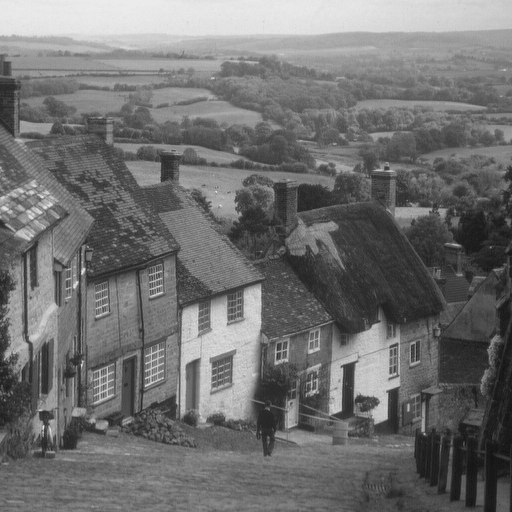
#> input picture Trabalho 1/imgs/city.png, 512 x 512 px, found by its file name
$ python trab1.8.py
#> lines starting #> are read from the running program, lines starting #| are printed output that depends on the picture
import numpy as np
import cv2

path = '/home/daniel/Documents/Unicamp/IC/MC920/Trabalho 1/imgs/city.png'
image = cv2.imread(path, cv2.IMREAD_GRAYSCALE)
#> image is the input picture: shape (512, 512); min 16, max 235, mean 112.2

# converting image to [0,255]
min_val = np.min(image)
#> min_val = 16
max_val = np.max(image)
#> max_val = 235
image = (image - min_val) / (max_val - min_val)
image = (image * 255).astype(np.uint8)

# applying convertion to [100,200]
image_transf = np.clip(image, 100, 200)
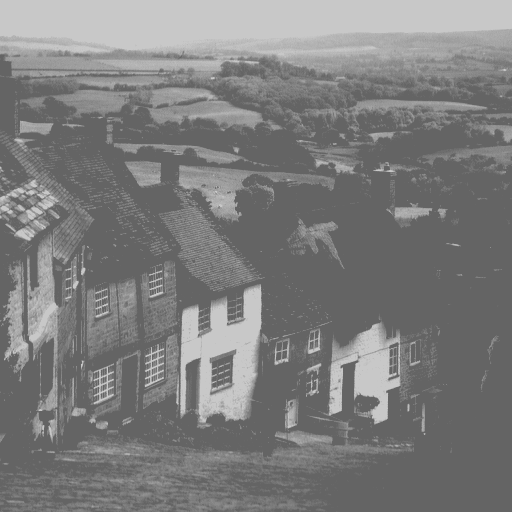
#> image_transf: shape (512, 512); min 100, max 200, mean 125.1
image_transf = cv2.equalizeHist(image_transf)
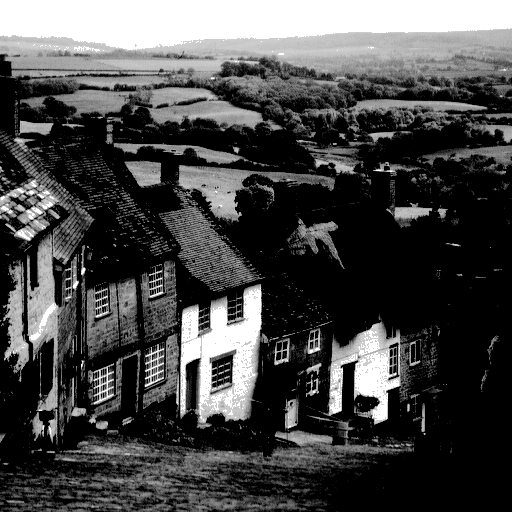
#> image_transf: shape (512, 512); min 0, max 255, mean 71.9

# negative
image_neg = - image + 255
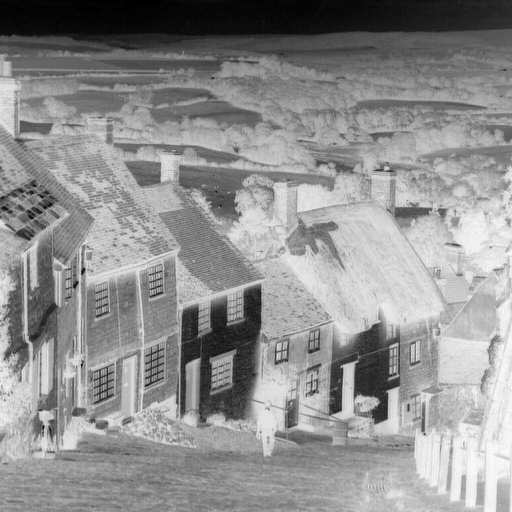
#> image_neg: shape (512, 512); min 0, max 255, mean 143.5

# inversion of the even lines of the image
img_inv_even = image.copy()
img_inv_even[::2] = np.flip(img_inv_even[::2], axis=1)
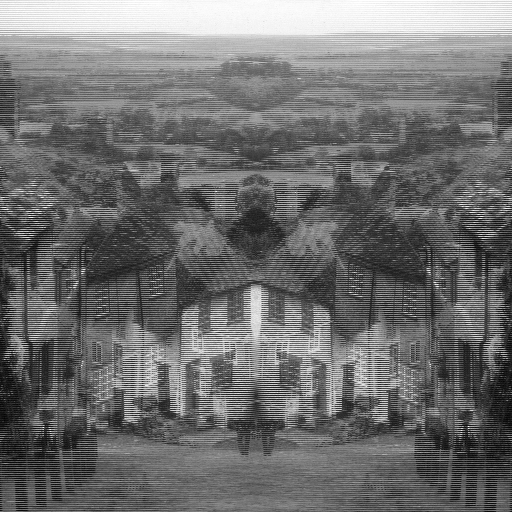
#> img_inv_even: shape (512, 512); min 0, max 255, mean 111.5

# mirroring the superior half of the image
img_mirror_sup = image.copy()
img_mirror_sup[image.shape[0]//2:,:] = np.flip(image[0:image.shape[0]//2,:], axis=0)
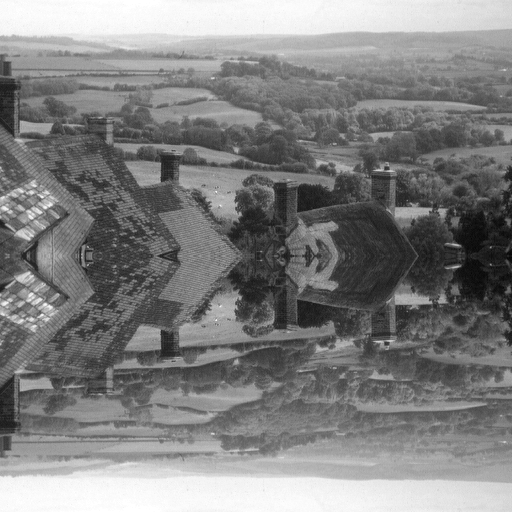
#> img_mirror_sup: shape (512, 512); min 6, max 255, mean 128.1

# vertical mirroring
img_mirror_inf = image.copy()
img_mirror_inf= np.flip(image, axis=0)
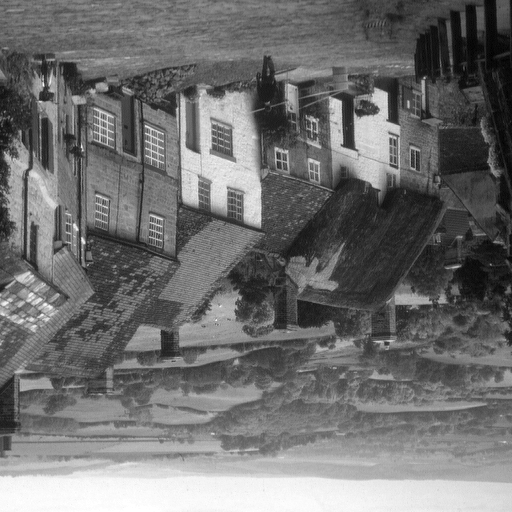
#> img_mirror_inf: shape (512, 512); min 0, max 255, mean 111.5

# showing images
cv2.imshow('Original', image)
cv2.imshow('Negative', image_neg)
cv2.imshow('Transformed', image_transf)
cv2.imshow('Even lines', img_inv_even)
cv2.imshow('Mirror superior', img_mirror_sup)
cv2.imshow('Mirror inferior', img_mirror_inf)
cv2.imwrite('img_neg.png', image_neg)
cv2.imwrite('img_inv_even.png', img_inv_even)
cv2.imwrite('img_mirror_sup.png', img_mirror_sup)
cv2.imwrite('img_mirror_inf.png', img_mirror_inf)
cv2.imwrite('img_transf.png', image_transf)

cv2.waitKey(0)
cv2.destroyAllWindows()

$ run again, with Trabalho 1/imgs/baboon_colorida.png copied over Trabalho 1/imgs/city.png
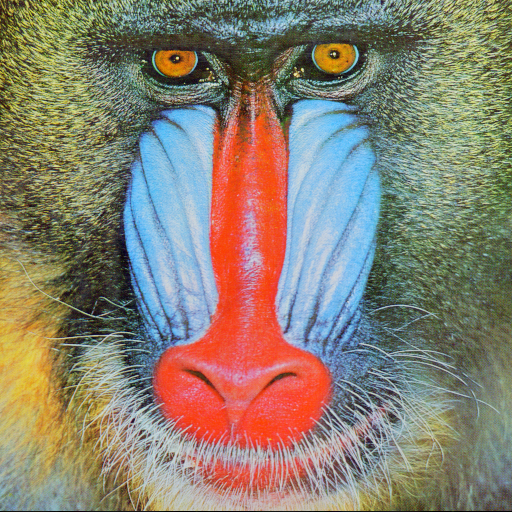
#> input picture Trabalho 1/imgs/baboon_colorida.png, 512 x 512 px, found by its file name
#> `image = cv2.imread(path, cv2.IMREAD_GRAYSCALE)`:
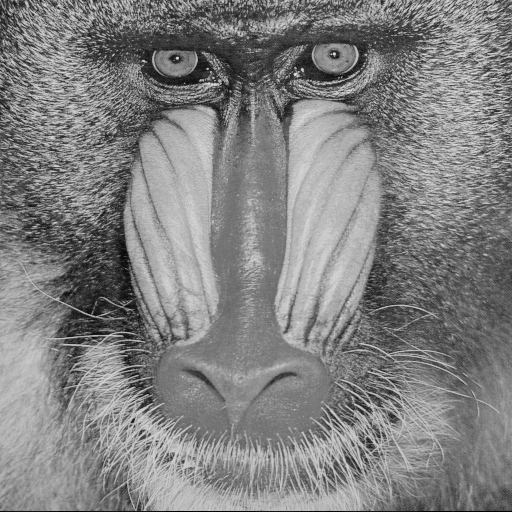
#> image: shape (512, 512); min 0, max 230, mean 129.1
#> min_val = 0
#> max_val = 230
#> `img_mirror_inf= np.flip(image, axis=0)`:
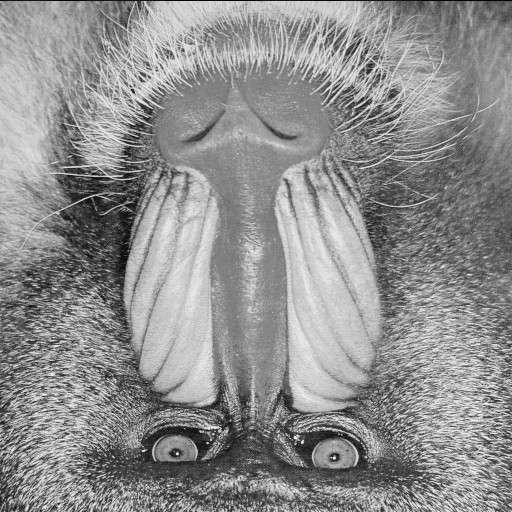
#> img_mirror_inf: shape (512, 512); min 0, max 255, mean 142.7

$ run again, with Trabalho 1/imgs/baboon_perspectiva.png copied over Trabalho 1/imgs/city.png
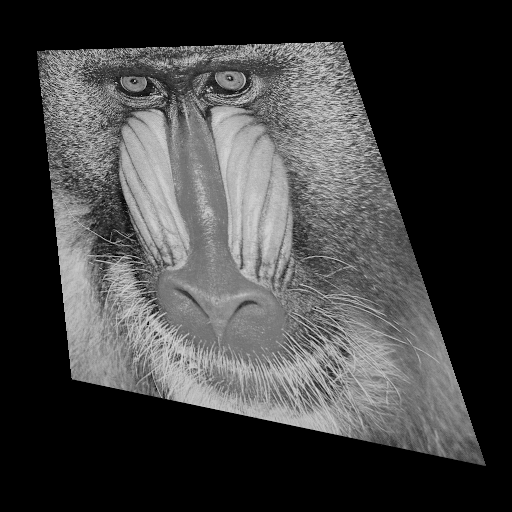
#> input picture Trabalho 1/imgs/baboon_perspectiva.png, 512 x 512 px, found by its file name
#> image is the input picture: shape (512, 512); min 0, max 232, mean 65.7
#> min_val = 0
#> max_val = 232
#> `image_neg = - image + 255`:
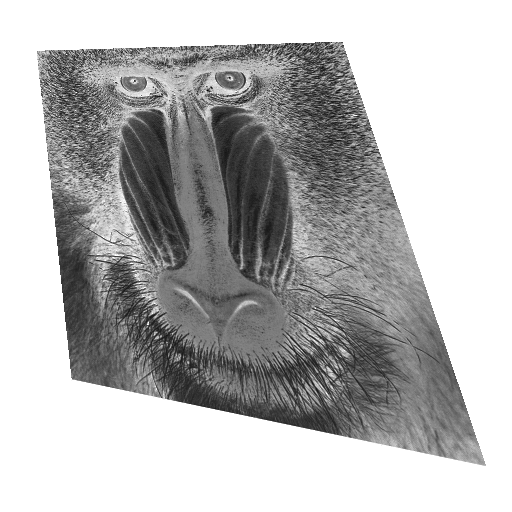
#> image_neg: shape (512, 512); min 0, max 255, mean 183
#> `img_mirror_inf= np.flip(image, axis=0)`:
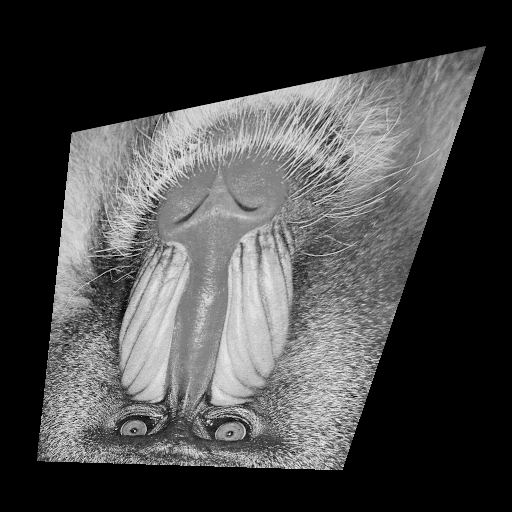
#> img_mirror_inf: shape (512, 512); min 0, max 255, mean 72
